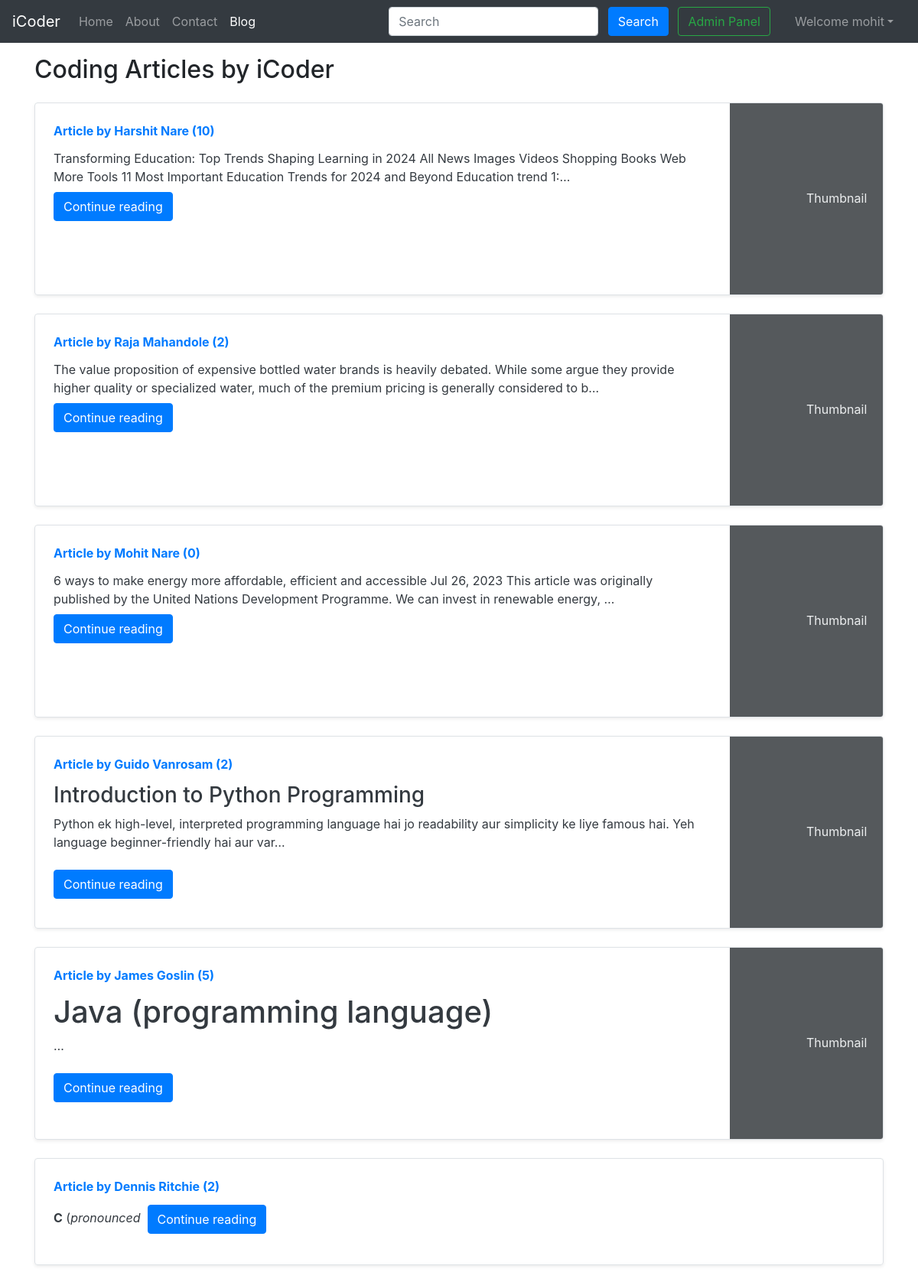
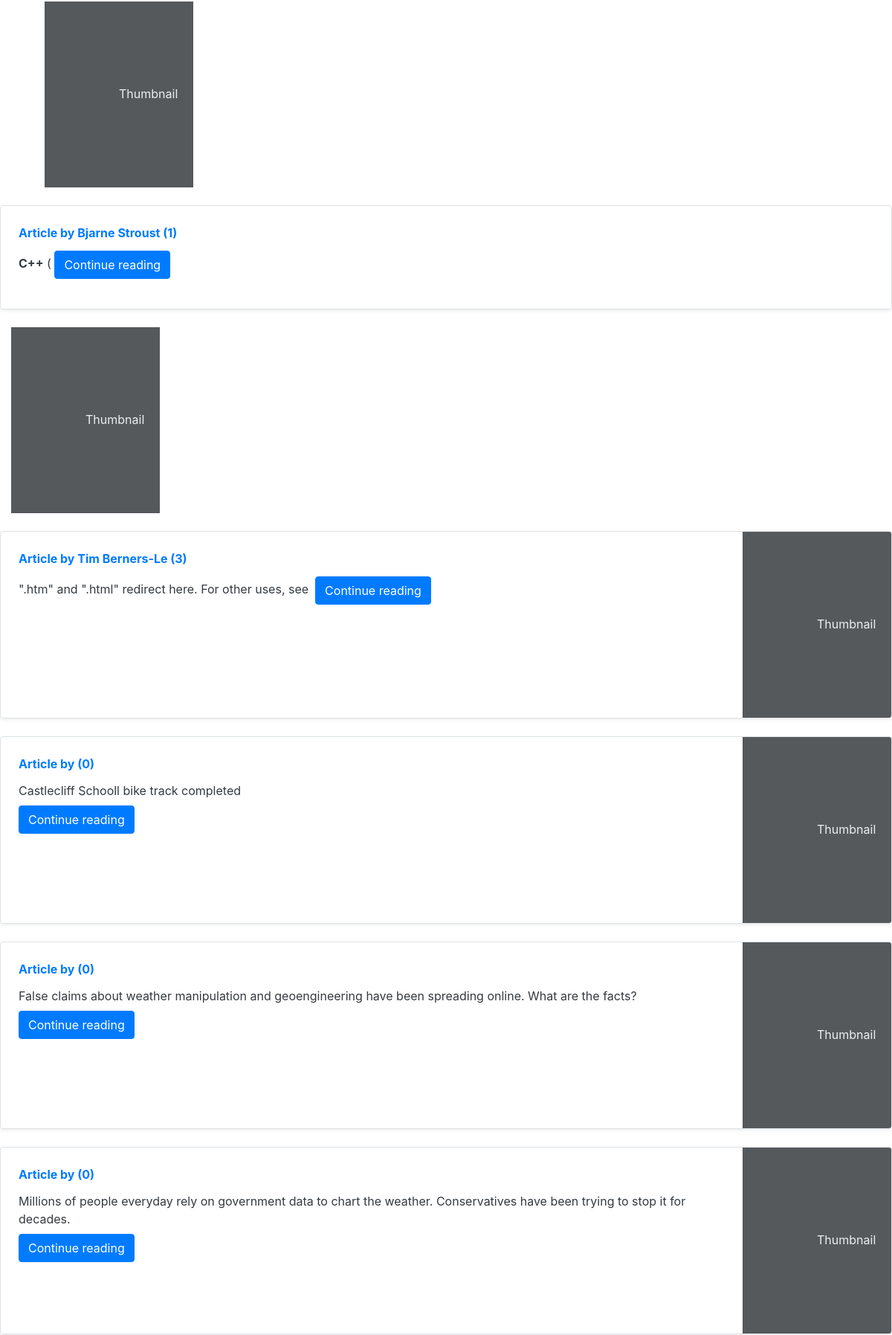
Page /blog/ (signed in, upper part) on the committed database (2 pictures, top to bottom).
### blog/models.py (models this page shows, shortened)
class Post(models.Model):
    sno = models.AutoField(primary_key=True)
    title = models.CharField(max_length=255)
    author = models.CharField(max_length=14)
    slug = models.CharField(max_length=130)
    views = models.IntegerField(default=0)
    timeStamp = models.DateTimeField(default=timezone.now)
    content = models.TextField()

### blog/views.py (the view)
# urls.py: path('', views.blogHome, name='blogHome'),
def blogHome(request):
    allPosts = Post.objects.all()
    context = {'allPosts': allPosts}
    return render(request, "blog/blogHome.html", context)

### templates/blog/blogHome.html (shortened to what this page needs)
{% extends 'base.html' %}
{% block blogactive %} active {% endblock blogactive %}
{% block content %}
<div class="container my-3">
    <h2>Coding Articles by iCoder</h2>
    {% for post in allPosts  %}
    <div class="row no-gutters border rounded overflow-hidden flex-md-row mb-4 shadow-sm h-md-250 my-4 position-relative">
        <div class="col p-4 d-flex flex-column position-static">
            <strong class="d-inline-block mb-2 text-primary">Article  by {{post.author}} ({{post.views}})</strong>
            <h3 class="mb-0"><a class="text-dark" href="/blog/{{post.slug}}"{{post.title}} </a> </h3>
            <p class="card-text mb-auto">{{post.content|safe |truncatechars:200}}</p>
            <div class="my-2">
            	<a href="/blog/{{post.slug}}" role="button" class="btn btn-primary">Continue reading</a>
            </div>
        </div>
        <div class="col-auto d-none d-lg-block">
            <svg class="bd-placeholder-img" width="200" height="250" xmlns="http://www.w3.org/2000/svg" preserveAspectRatio="xMidYMid slice" focusable="false" role="img" aria-label="Placeholder: Thumbnail">
                <rect width="100%" height="100%" fill="#55595c"></rect><text x="50%" y="50%" fill="#eceeef" dy=".3em">Thumbnail</text>
            </svg>
        </div>
        </div>
        {% endfor %}
 {% endblock %}

### templates/base.html (shortened to what this page needs)
<!doctype html>
<html lang="en">
  <head>
    <link rel="stylesheet" href="https://stackpath.bootstrapcdn.com/bootstrap/4.5.2/css/bootstrap.min.css">
  </head>
  <body>
    <nav class="navbar navbar-expand-lg navbar-dark bg-dark">
        <a class="navbar-brand" href="/">iCoder</a>
        <div class="collapse navbar-collapse" id="navbarSupportedContent">
          <ul class="navbar-nav mr-auto">
            <li class="nav-item {% block homeactive %} {% endblock homeactive %}">
              <a class="nav-link" href="/">Home <span class="sr-only">(current)</span></a>
            </li>
            <li class="nav-item {% block aboutactive %} {% endblock aboutactive %}">
              <a class="nav-link" href="/about">About</a>
            </li>
            <li class="nav-item {% block contactactive %} {% endblock contactactive %}">
              <a class="nav-link" href="/contact">Contact</a>
            </li>
            <li class="nav-item {% block blogactive %} {% endblock blogactive %}">
              <a class="nav-link" href="/blog">Blog</a>
            </li>
          </ul>
          <div class="ml-auto form-inline">
          <form method="get" action="{% url 'search_blogs' %}" class="my-2 my-lg-0 mx-3">
            <input class="form-control mr-sm-2" type="search" placeholder="Search" aria-label="Search" name="query" id="query">
            <button class="btn btn-primary my-2 my-sm-0" type="submit">Search</button>
            <a href="/admin" role="button" target="_blank" class="btn btn-outline-success m-2 my-sm-0">Admin Panel</a>
        </form>
            {% if user.is_authenticated %}
            <ul class="navbar-nav mr-2">
              <li class="nav-item dropdown">
                <a class="nav-link dropdown-toggle" href="#" id="navbarDropdown" role="button" data-toggle="dropdown"> Welcome {{ request.user }}</a>
              </li>
            </ul>
            {% else %}
              <button type="button" class="btn btn-primary mr-2" data-toggle="modal" data-target="#loginModal">Login</button>
              <button type="button" class="btn btn-primary mr-2" data-toggle="modal" data-target="#signupModal">SignUp</button>
            {% endif %}
          </div>
        </div>
      </nav>
      {% block content %} {% endblock content %}
  </body>
</html>

### rows in the picture
Post: author "Harshit Nare", views "10", content "Transforming Education: Top Trends Shaping Learning in 2024 All News Images Videos Shopping Books Web More Tools 11 Most Important Education Trends for 2024 and Beyond Education trend 1:…"
Post: author "Raja Mahandole", views "2", content "The value proposition of expensive bottled water brands is heavily debated. While some argue they provide higher quality or specialized water, much of the premium pricing is generally considered to b…"
Post: author "Mohit Nare", views "0", content "6 ways to make energy more affordable, efficient and accessible Jul 26, 2023 This article was originally published by the United Nations Development Programme. We can invest in renewable energy, …"
Post: author "Guido Vanrosam", views "2", content "Introduction to Python Programming Python ek high-level, interpreted programming language hai jo readability aur simplicity ke liye famous hai. Yeh language beginner-friendly hai aur var…"
Post: author "James Goslin", views "5", content "Java (programming language) …"
Post: author "Dennis Ritchie", views "2", content "C ( pronounced"
Post: author "Bjarne Stroust", views "1", content "C++ ("
Post: author "Tim Berners-Le", views "3", content "\".htm\" and \".html\" redirect here. For other uses, see"
Post: views "0", content "Castlecliff Schooll bike track completed"
Post: views "0", content "False claims about weather manipulation and geoengineering have been spreading online. What are the facts?"
Post: views "0", content "Millions of people everyday rely on government data to chart the weather. Conservatives have been trying to stop it for decades."

### other values in the picture
{{ request.user }} "mohit"
